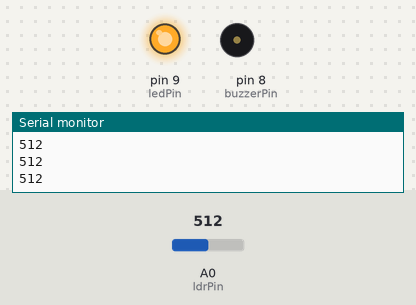
The sketch below on a simulated Arduino Uno, built with avr-gcc and run on an emulated ATmega328P. On the bench: output pins drawn as LEDs (lit = HIGH), buzzer (waves = sounding), the last lines printed to the serial monitor. The test bench sets the inputs (shaded band); at power-on: A0 (ldrPin) = 512.

Above: at 1.2 s.
1.3 s: A0 (ldrPin) set to 785
2.8 s: A0 (ldrPin) set to 810
At 3.9 s:
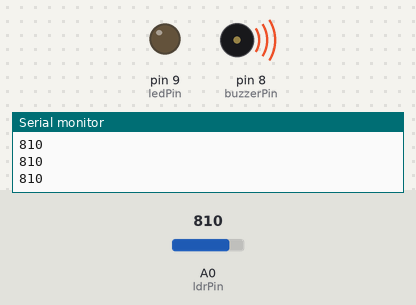
4.3 s: A0 (ldrPin) set to 790
At 5.2 s:
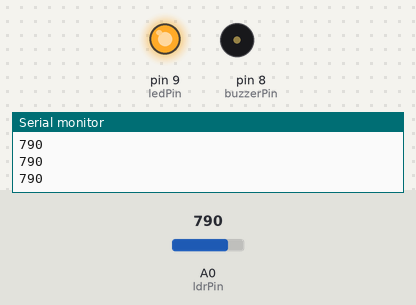
5.9 s: A0 (ldrPin) set to 900
At 6.5 s:
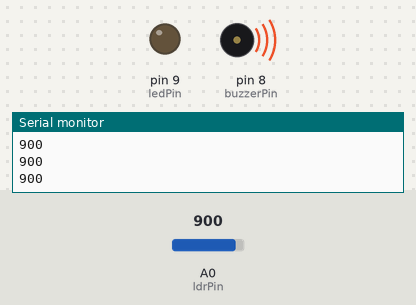
Timing chart, 0 to 8.5 s (numbered marks = the images above; inputs shaded):
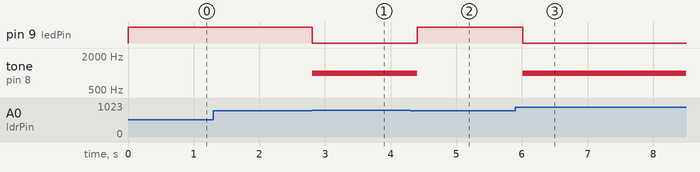

Measured:
- the behaviour switches between 800 and 801 on A0 (ldrPin) (found by bisection; images 0 and 1)
- after the input at 2.8 s, pin 9 (ledPin): HIGH → LOW at once; tone on pin 8 (buzzerPin): silent → 1000 Hz at once
- after the input at 4.3 s, pin 9 (ledPin): LOW → HIGH after 0.11 s; tone on pin 8 (buzzerPin): 1000 Hz → silent after 0.11 s
- after the input at 5.9 s, pin 9 (ledPin): HIGH → LOW after 0.11 s; tone on pin 8 (buzzerPin): silent → 1000 Hz after 0.11 s

The sketch:

photocelBuzzer.ino
```cpp
const int ldrPin = A0;
const int buzzerPin = 8;
const int ledPin = 9;

void setup() {
  pinMode(buzzerPin, OUTPUT);
  pinMode(ledPin, OUTPUT);
  Serial.begin(9600);
}

void loop() {
  int ldrValue = analogRead(ldrPin);
  Serial.println(ldrValue);

  if (ldrValue > 800) {
    digitalWrite(ledPin, LOW);
    tone(buzzerPin, 1000);
  } else {
    digitalWrite(ledPin, HIGH);
    noTone(buzzerPin);
  }

  delay(200);
}
```
